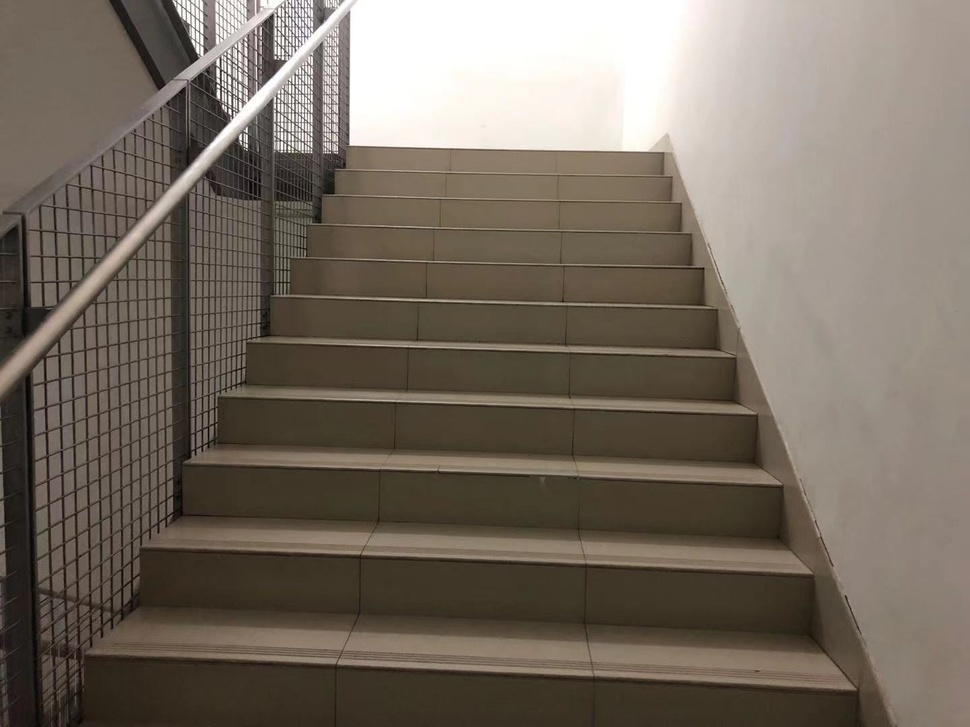
#> input picture input/raw_img.jpg, 970 x 727 px, shrunk from 1440 x 1080 before the run
$ python hough_line.py
#> lines starting #> are read from the running program, lines starting #| are printed output that depends on the picture; after the words box and inside, x2 and y2 are one past the last pixel; in counts of white or black regions, pixels touching at a corner belong together
# coding=utf-8
import cv2
import numpy as np


img = cv2.imread('./input/raw_img.jpg')
#> img is the input picture: shape (727, 970, 3); mean B, G, R 96.4, 108, 118
gray = cv2.cvtColor(img,cv2.COLOR_BGR2GRAY)
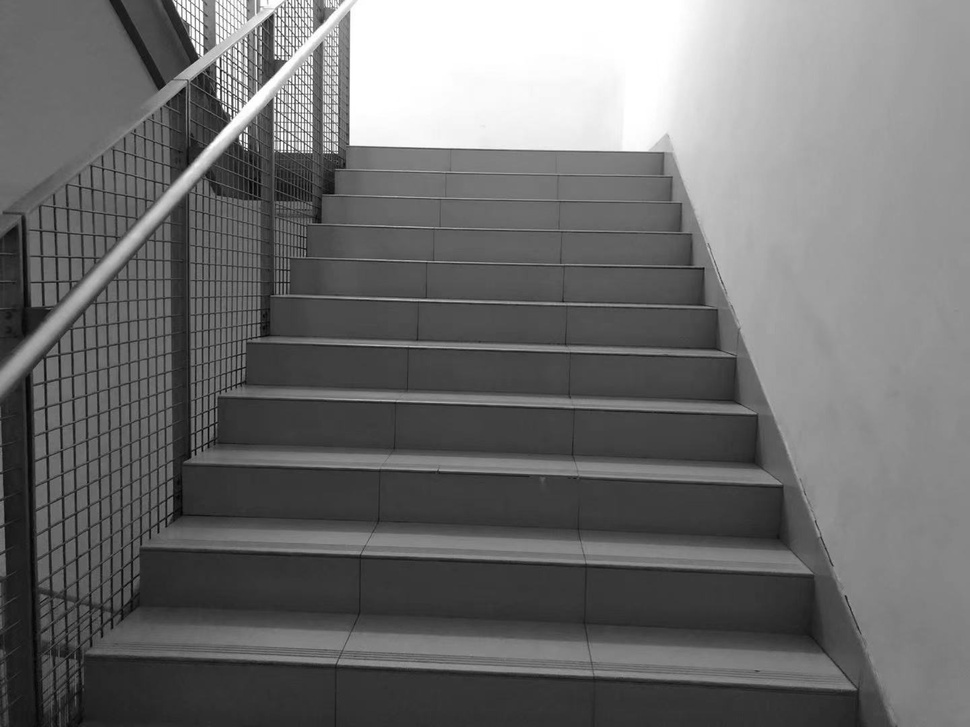
#> gray: shape (727, 970); min 2, max 255, mean 109.7

edges = cv2.Canny(gray, 50, 200,apertureSize = 3)
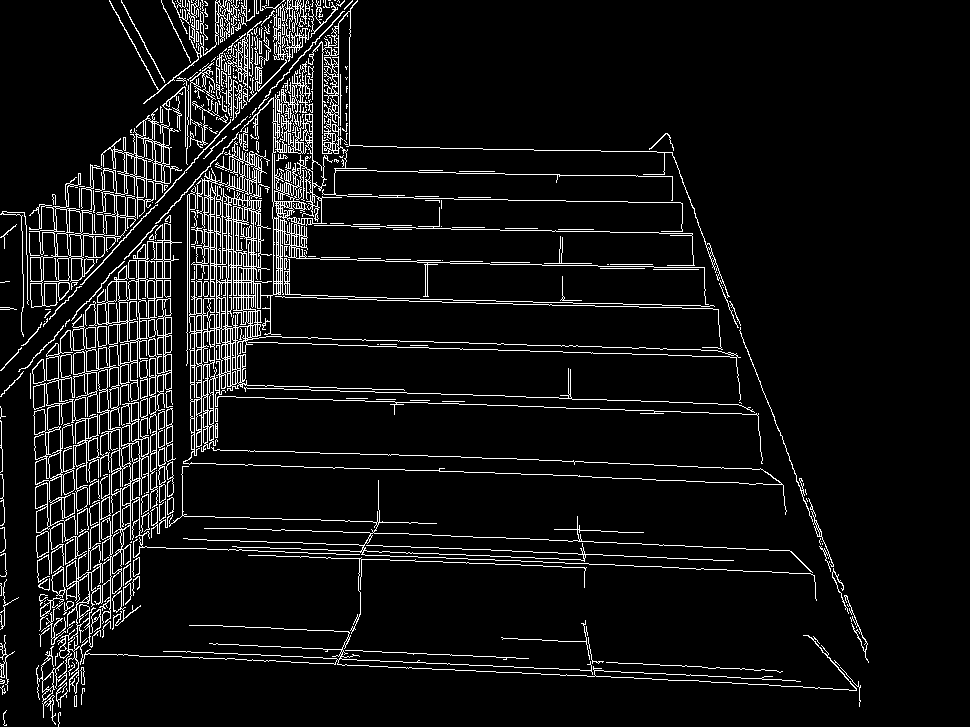
#> edges: shape (727, 970); 7.1% white in thin lines or dots, all inside (x1, y1, x2, y2) = (0, 0, 869, 727)

lines = cv2.HoughLines(edges, 1, np.pi/180, 300)
#> lines = 13 rows, first 8: [378, 1.61], [255, 1.59], [455, 1.61], [253, 1.59], [140, 1.59], [532, 1.61], [388, 1.61], [441, 1.61]

line_len = 1000
for i in range(len(lines)):
    r,theta = lines[i, 0, 0], lines[i, 0, 1]
    a = np.cos(theta)
    b = np.sin(theta)
    x0 = a*r
    y0 = b*r
    x1 = int(x0 + line_len*(-b))
    y1 = int(y0 + line_len*(a))
    x2 = int(x0 - line_len*(-b))
    y2 = int(y0 - line_len*(a))
    cv2.line(img,(x1,y1), (x2,y2), (0,255,0),2)
#> this loop made 13 passes
#> (r, theta, a, b, x0, y0, x1, y1) on passes 1 to 12: (378, 1.61, -0.0349, 0.999, -13.19, 377.8, -1012, 342), (255, 1.59, -0.0175, 1, -4.45, 255, -1004, 237), (455, 1.61, -0.0349, 0.999, -15.88, 454.7, -1015, 419), (253, 1.59, -0.0175, 1, -4.42, 253, -1004, 235), (140, 1.59, -0.0175, 1, -2.44, 140, -1002, 122), (532, 1.61, -0.0349, 0.999, -18.57, 531.7, -1017, 496), (388, 1.61, -0.0349, 0.999, -13.54, 387.8, -1012, 352), (441, 1.61, -0.0349, 0.999, -15.39, 440.7, -1014, 405), (245, 1.61, -0.0349, 0.999, -8.55, 244.9, -1007, 209), (-111, 3.12, -1, 0.0175, 111, -1.94, 93, -1001), (284, 1.61, -0.0349, 0.999, -9.91, 283.8, -1009, 248), (326, 1.61, -0.0349, 0.999, -11.38, 325.8, -1010, 290)
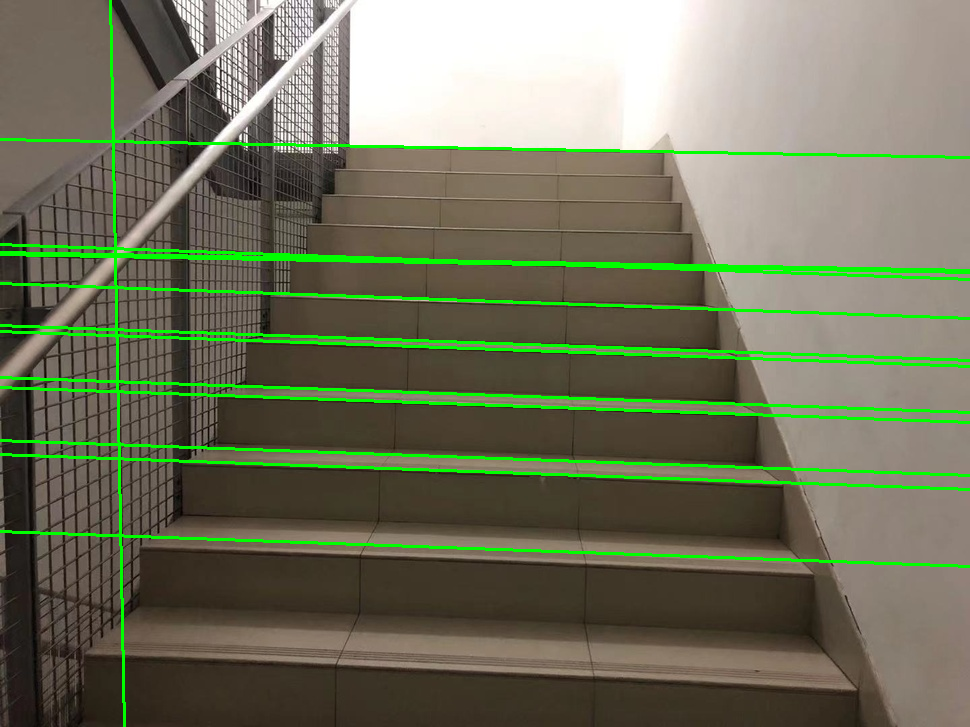
#> img: shape (727, 970, 3); 4.99% of pixels changed, all inside (x1, y1, x2, y2) = (0, 0, 970, 727)

cv2.imwrite('./output/hough_line.jpg', img)
cv2.imshow("result", img)
cv2.waitKey(0)

$ run again, with input/indoor.jpeg copied over input/raw_img.jpg
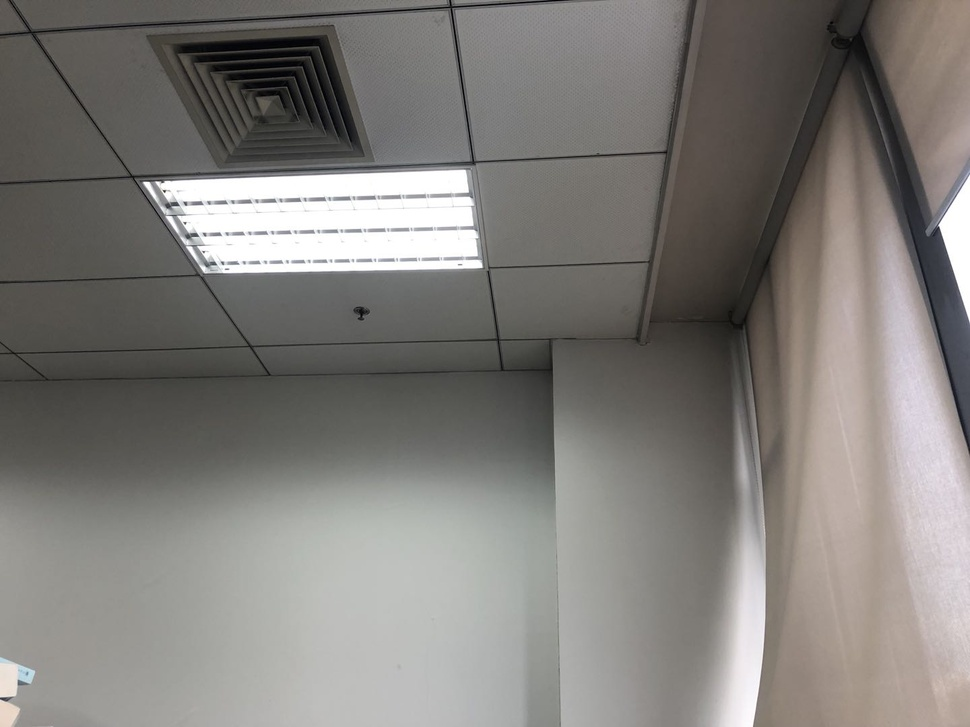
#> input picture input/indoor.jpeg, 970 x 727 px, shrunk from 1440 x 1080 before the run
#> img is the input picture: shape (727, 970, 3); mean B, G, R 121.8, 125.4, 128.3
#> `edges = cv2.Canny(gray, 50, 200,apertureSize = 3)`:
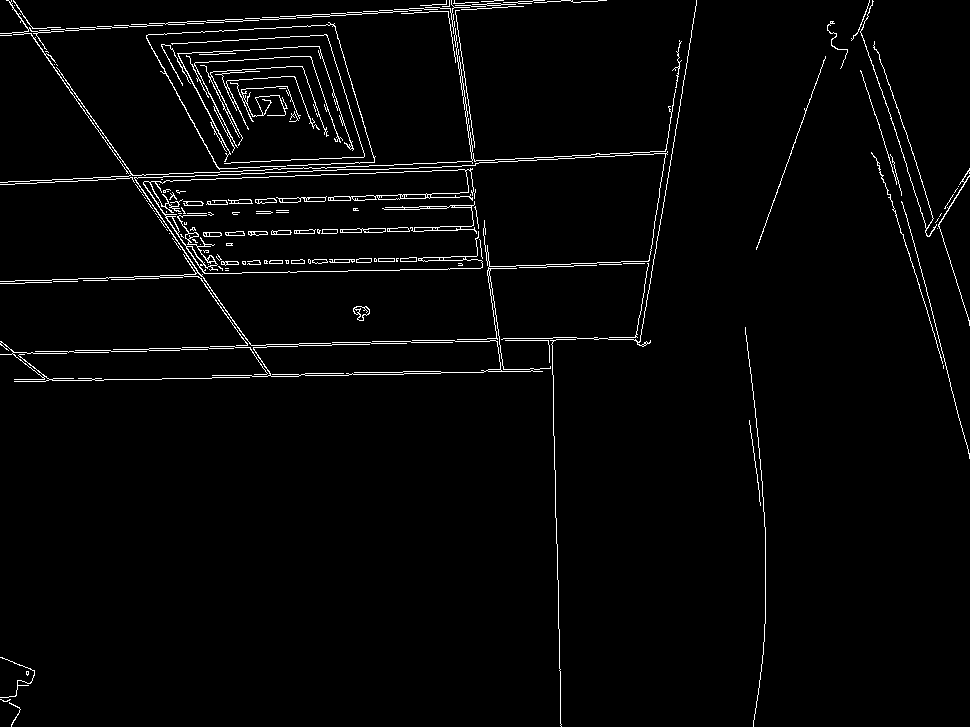
#> edges: shape (727, 970); 2.5% white in thin lines or dots
#> lines = [[283, 1.54], [185, 1.52], [33, 1.52], [31, 1.52]]
#> the loop `for i in range(len(lines)):` made 4 passes
#> (r, theta, a, x0, y0, x1, y1, x2) on passes 1 to 4: (283, 1.54, 0.0349, 9.88, 282.8, -989, 317, 1009), (185, 1.52, 0.0523, 9.68, 184.7, -988, 237, 1008), (33, 1.52, 0.0523, 1.73, 32.95, -996, 85, 1000), (31, 1.52, 0.0523, 1.62, 30.96, -997, 83, 1000)
#> after the loop `for i in range(len(lines)):`:
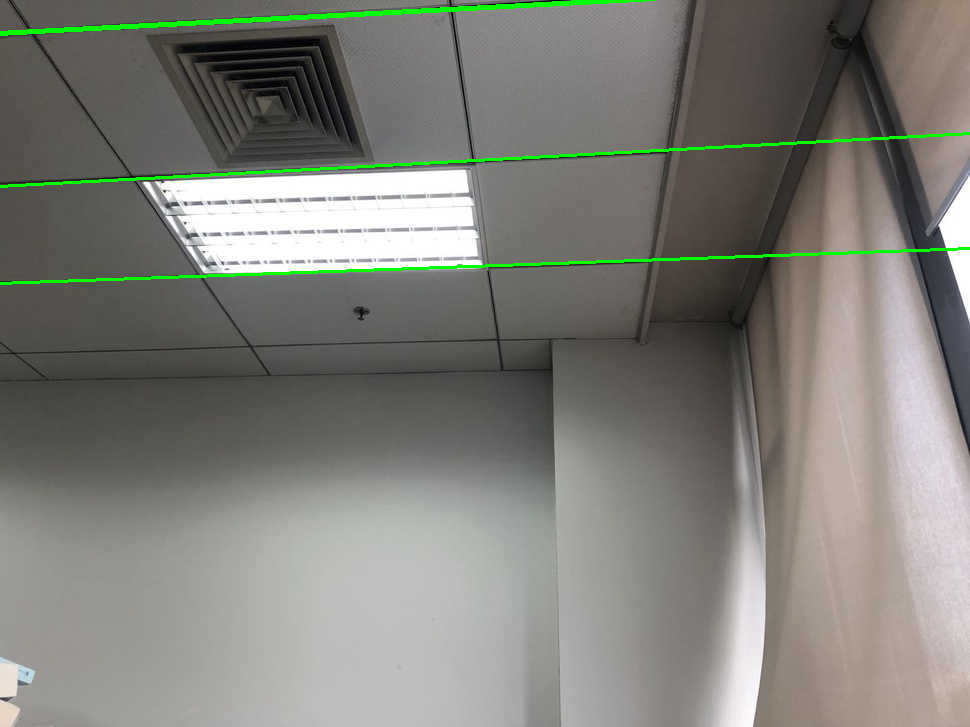
#> img: shape (727, 970, 3); 1.27% of pixels changed, all inside (x1, y1, x2, y2) = (0, 0, 970, 285)
